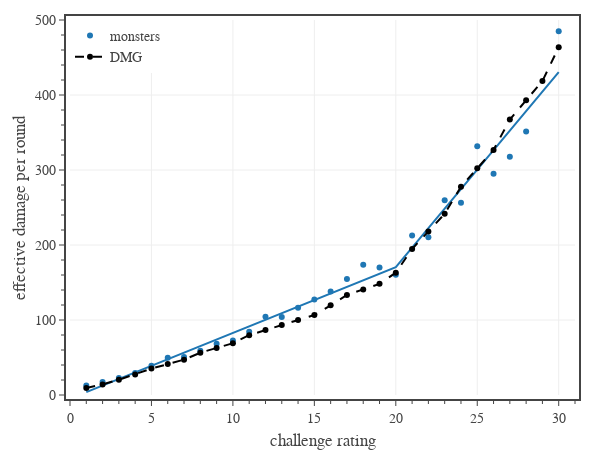

The code cell stored with this chart in its notebook:
### Code cell
# plots monster effective DPR vs CR
import sys
sys.path.append('../../assets/python/')
import estats5e as e5

# create figure
fig = go.Figure(
    layout=go.Layout(
        template=tfb.FIG_TEMPLATE,
        margin=dict(l=70, r=25, b=55, t=20, pad=4),
        xaxis=dict(
            title_text='challenge rating',
            range=[0,31],
            tick0=0, dtick=5,
            minor=dict(tick0=0, dtick=1),
        ),
        yaxis=dict(
            title_text='effective damage per round',
            range=[0,500],
            tick0=0, dtick=100,
            minor=dict(tick0=0, dtick=20),
        ),
        legend=dict(
            xanchor='left', yanchor='top',
            x=0.00, y=1.00,
            orientation='v',
            tracegroupgap=0,
        )
    )
)

# get monster data
dfM = pd.read_csv('../../assets/data/monsters.csv')
dfM['eDPR'] = dfM.apply(lambda row: e5.effDPR(row['adj DPR'], row['adj AB'], 'linear'), axis=1)
dfM = dfM[['CR','eDPR']].groupby(['CR']).mean().reset_index()
dfM = dfM[dfM['CR'].between(1, 30)]

# plot adjusted damage per round
fig, y = plot_data_and_piecewise_fit(
    fig, dfM['CR'].to_numpy(), 
    dfM['eDPR'].to_numpy(), 
    name='monsters', legendgroup='monsters', 
    line_color=COLOR_LIST[0],
    marker_color=COLOR_LIST[0],
    hovertemplate=
        '<b>monsters</b><br>'
        'CR %{x}<br>'+
        'eff DPR %{y:,.1f}' + 
        '<extra></extra>'
)

# plot reference line
dfD0 = pd.read_csv('../../assets/data/dmg-targets.csv') # 'CR','XP','HP Mean','AC','DPR Mean','AB'
dfD0['eDPR'] = dfD0.apply(lambda row: e5.effDPR(row['DPR Mean'], row['AB'], 'linear'), axis=1)
dfD0 = dfD0[dfD0['CR'].between(1,30)]
fig.add_trace(go.Scatter(
    x=dfD0['CR'], y=dfD0['eDPR'],
    mode='markers+lines', 
    name='DMG',
    line=dict(color='black', dash='dash'),
    #hoverinfo='skip', 
    hovertemplate=
        '<b>DMG</b><br>'
        'CR %{x}<br>'+
        'eff DPR %{y:,.1f}' + 
        '<extra></extra>'
))

# show figure
fig.update_layout(width=600, height=450)
fig.show(config=tfb.FIG_CONFIG)

# save figures
if SAVEFIGS:
    fig.update_layout(autosize=True, width=None, height=None)
    tfb.save_fig_html(fig, format='large', name='fig-eff-dpr-vs-cr-large')
    tfb.save_fig_html(fig, format='small', name='fig-eff-dpr-vs-cr-small')

### Figure 1 — Plotly figure (JSON) as saved in the notebook; plotly's stock layout.template omitted (floating-point values rounded to 4 significant figures)
{"data": [{"hovertemplate": "<b>monsters</b><br>CR %{x}<br>eff DPR %{y:,.1f}<extra></extra>", "legendgroup": "monsters", "line": {"color": "#1f77b4"}, "marker": {"color": "#1f77b4"}, "mode": "markers", "name": "monsters", "type": "scatter", "x": [1, 2, 3, 4, 5, 6, 7, 8, 9, 10, 11, 12, 13, 14, 15, 16, 17, 18, 19, 20, 21, 22, 23, 24, 25, 26, 27, 28, 30], "y": [12.76, 17.25, 22.58, 29.42, 38.86, 49.81, 50.64, 59.09, 68.29, 72.62, 84.22, 104.4, 104.1, 116.3, 127.4, 137.9, 154.7, 173.6, 170.0, 160.2, 212.8, 210.2, 259.5, 256.3, 331.7, 295.0, 317.8, 351.4, 485.0]}, {"hoverinfo": "skip", "hovertemplate": "<b>monsters</b><br>CR %{x}<br>eff DPR %{y:,.1f}<extra></extra>", "legendgroup": "monsters", "line": {"color": "#1f77b4", "dash": "solid"}, "marker": {"color": "#1f77b4"}, "mode": "lines", "name": "monsters", "showlegend": false, "type": "scatter", "x": [1, 2, 3, 4, 5, 6, 7, 8, 9, 10, 11, 12, 13, 14, 15, 16, 17, 18, 19, 20, 21, 22, 23, 24, 25, 26, 27, 28, 30], "y": [3.792, 12.57, 21.34, 30.11, 38.89, 47.66, 56.44, 65.21, 73.98, 82.76, 91.53, 100.3, 109.1, 117.9, 126.6, 135.4, 144.2, 153.0, 161.7, 170.5, 196.5, 222.5, 248.5, 274.6, 300.6, 326.6, 352.6, 378.6, 430.6]}, {"hovertemplate": "<b>DMG</b><br>CR %{x}<br>eff DPR %{y:,.1f}<extra></extra>", "line": {"color": "black", "dash": "dash"}, "mode": "markers+lines", "name": "DMG", "type": "scatter", "x": [1, 2, 3, 4, 5, 6, 7, 8, 9, 10, 11, 12, 13, 14, 15, 16, 17, 18, 19, 20, 21, 22, 23, 24, 25, 26, 27, 28, 29, 30], "y": [9.272, 14.11, 20.4, 27.44, 35.23, 41.18, 47.13, 56.4, 62.73, 69.06, 79.82, 86.51, 93.21, 99.91, 106.6, 119.6, 133.3, 140.8, 148.2, 163.1, 194.7, 218.1, 241.6, 277.7, 302.2, 326.8, 367.3, 393.0, 418.6, 463.6]}], "layout": {"height": 450, "legend": {"orientation": "v", "tracegroupgap": 0, "x": 0, "xanchor": "left", "y": 1, "yanchor": "top"}, "margin": {"b": 55, "l": 70, "pad": 4, "r": 25, "t": 20}, "width": 600, "xaxis": {"dtick": 5, "minor": {"dtick": 1, "tick0": 0}, "range": [0, 31], "tick0": 0, "title": {"text": "challenge rating"}}, "yaxis": {"dtick": 100, "minor": {"dtick": 20, "tick0": 0}, "range": [0, 500], "tick0": 0, "title": {"text": "effective damage per round"}}}}
